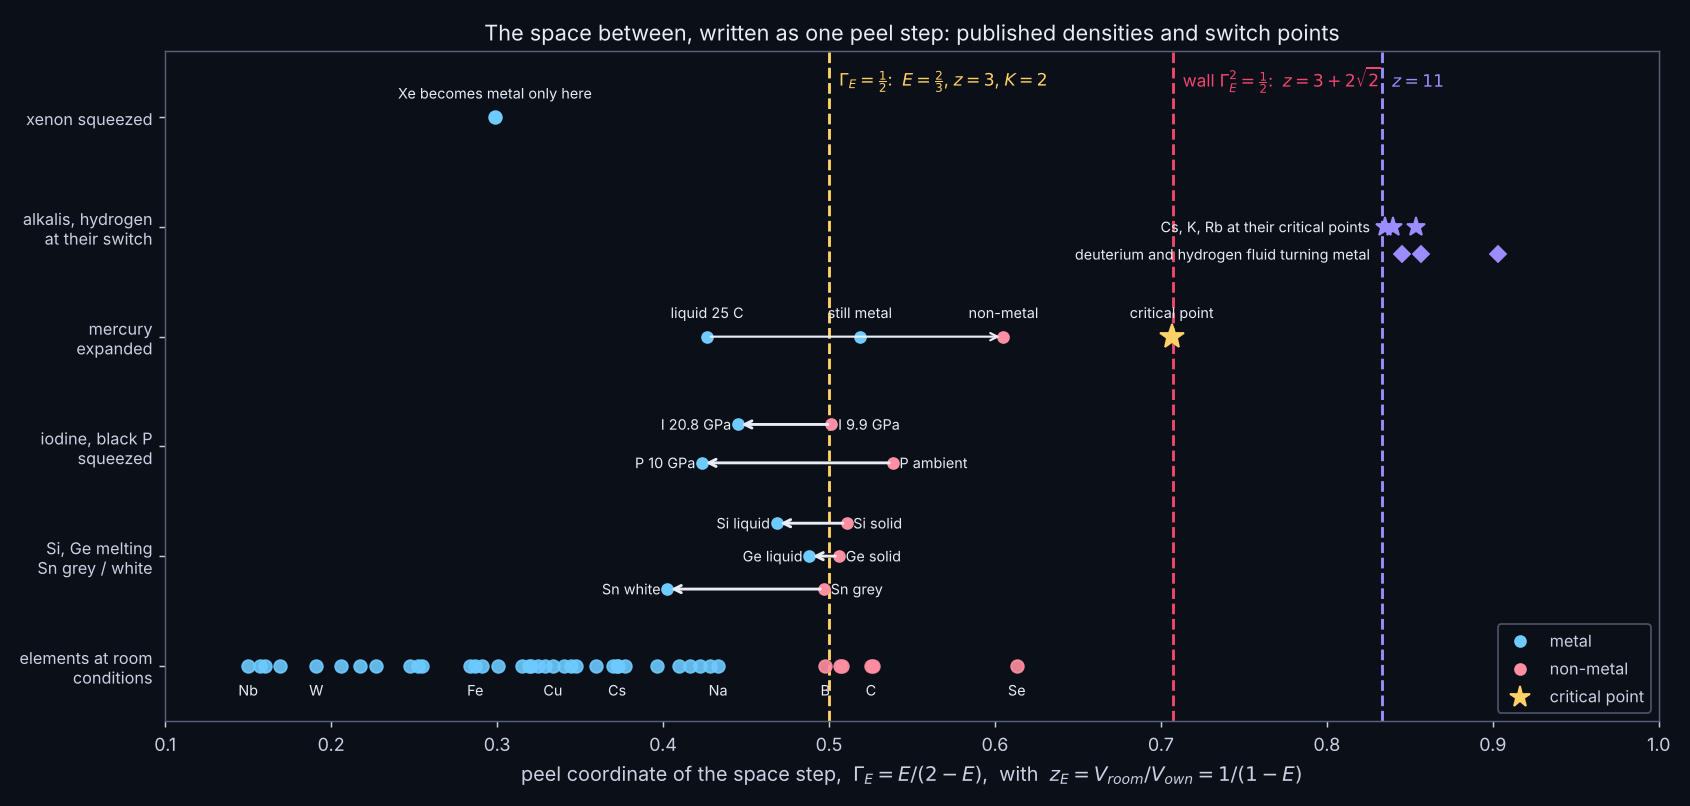

The script that saved this image:
# SCRIPT: FIG-SPACE-AXIS-01  (figure for the notes: elements and measured switch points on the space-step axis)
import csv, math, matplotlib; matplotlib.use('Agg'); import matplotlib.pyplot as plt
GE=lambda E: E/(2-E)
rows=list(csv.DictReader(open('/home/claude/in_20261113/per_element.csv')))
fig,ax=plt.subplots(figsize=(13,6.2),facecolor='#0b0f17'); ax.set_facecolor('#0b0f17')
for s in ax.spines.values(): s.set_color('#55607a')
ax.tick_params(colors='#c9d1e3'); ax.set_xlim(0.1,1.0); ax.set_ylim(-0.5,5.6)
ax.set_xlabel(r'peel coordinate of the space step,  $\Gamma_E = E/(2-E)$,  with  $z_E = V_{room}/V_{own} = 1/(1-E)$',color='#c9d1e3',fontsize=11)
ax.set_yticks([0,1,2,3,4,5]); ax.set_yticklabels(['elements at room\nconditions','Si, Ge melting\nSn grey / white','iodine, black P\nsqueezed','mercury\nexpanded','alkalis, hydrogen\nat their switch','xenon squeezed'],color='#c9d1e3',fontsize=9)
for x,lab,c in [(0.5,r'$\Gamma_E=\frac{1}{2}$:  $E=\frac{2}{3}$, $z=3$, $K=2$','#ffd166'),(1/math.sqrt(2),r'wall $\Gamma_E^2=\frac{1}{2}$:  $z=3+2\sqrt{2}$','#ef476f'),(10/12,r'$z=11$','#9b8cff')]:
    ax.axvline(x,color=c,lw=1.6,ls='--'); ax.text(x+0.006,5.33,lab,color=c,fontsize=9.5,va='center')
for r in rows:
    E=float(r['E']); nm=r['nonmetal']=='True'
    ax.plot(GE(E),0,'o',ms=7,color='#ff8fa3' if nm else '#6ecbff',alpha=0.9)
    if r['el'] in ('Nb','W','Fe','Cu','Cs','Na','B','C','Se'): ax.text(GE(E),-0.27,r['el'],color='#e8ecf5',fontsize=8,ha='center')
def seg(y,a,b,la,lb,col='#e8ecf5',dy=0.13):
    ax.annotate('',xy=(GE(b),y),xytext=(GE(a),y),arrowprops=dict(arrowstyle='->',color=col,lw=1.6))
    ax.plot([GE(a)],[y],'o',color='#ff8fa3',ms=6); ax.plot([GE(b)],[y],'o',color='#6ecbff',ms=6)
    ax.text(GE(a)+0.004,y+dy,la,color='#e8ecf5',fontsize=8,ha='left',va='center'); ax.text(GE(b)-0.004,y+dy,lb,color='#e8ecf5',fontsize=8,ha='right',va='center')
seg(1.3,0.676,0.638,'Si solid','Si liquid',dy=0); seg(1.0,0.672,0.656,'Ge solid','Ge liquid',dy=0); seg(0.7,0.664,0.574,'Sn grey','Sn white',dy=0)
seg(2.2,0.668,0.616,'I 9.9 GPa','I 20.8 GPa',dy=0); seg(1.85,0.700,0.595,'P ambient','P 10 GPa',dy=0)
ax.plot([GE(0.598),GE(0.683)],[3,3],'o',color='#6ecbff',ms=6); ax.plot([GE(0.754)],[3],'o',color='#ff8fa3',ms=6); ax.plot([GE(0.828)],[3],'*',color='#ffd166',ms=14)
ax.annotate('',xy=(GE(0.754),3),xytext=(GE(0.598),3),arrowprops=dict(arrowstyle='->',color='#e8ecf5',lw=1.2))
for E,l in [(0.598,'liquid 25 C'),(0.683,'still metal'),(0.754,'non-metal'),(0.828,'critical point')]: ax.text(GE(E),3.17,l,color='#e8ecf5',fontsize=8,ha='center')
for E,l in [(0.910,'Cs'),(0.913,'K'),(0.921,'Rb')]: ax.plot(GE(E),4,'*',color='#9b8cff',ms=11)
for E in [0.916,0.923,0.949]: ax.plot(GE(E),3.75,'D',color='#9b8cff',ms=6)
ax.text(0.826,4.0,'Cs, K, Rb at their critical points',color='#e8ecf5',fontsize=8,ha='right',va='center'); ax.text(0.826,3.75,'deuterium and hydrogen fluid turning metal',color='#e8ecf5',fontsize=8,ha='right',va='center')
ax.plot(GE(0.46),5,'o',color='#6ecbff',ms=7); ax.text(GE(0.46),5.17,'Xe becomes metal only here',color='#e8ecf5',fontsize=8,ha='center')
ax.plot([],[],'o',color='#6ecbff',label='metal'); ax.plot([],[],'o',color='#ff8fa3',label='non-metal'); ax.plot([],[],'*',color='#ffd166',ms=12,label='critical point'); ax.legend(loc='lower right',facecolor='#0b0f17',edgecolor='#55607a',labelcolor='#c9d1e3',fontsize=9)
ax.set_title('The space between, written as one peel step: published densities and switch points',color='#e8ecf5',fontsize=12)
plt.tight_layout(); plt.savefig('fig_space_axis.png',dpi=130,facecolor='#0b0f17')
